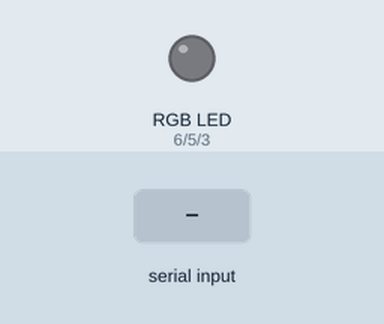
Recording of a sketch running on a simulated Arduino Uno, built with avr-gcc and run on an emulated ATmega328P. Shown: an RGB LED mixed from three pins (HIGH = lit). Inputs (shaded band) come from the test bench. Dim RGB values are drawn brighter than linear.

Above: at 1.2 s.
1.3 s: "1" received over the second serial link
At 1.6 s:
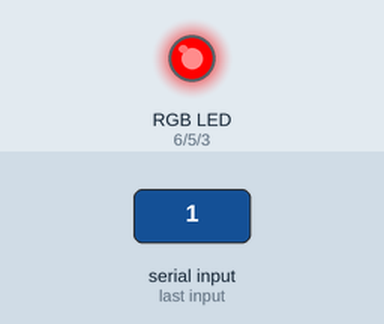
2.8 s: "2" received over the second serial link
At 4.0 s:
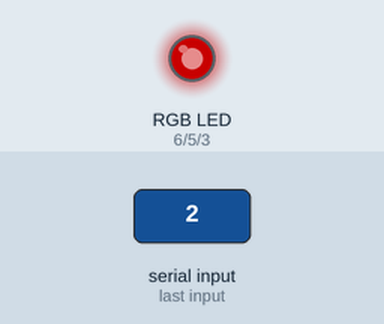
4.3 s: "1" received over the second serial link
At 5.1 s:
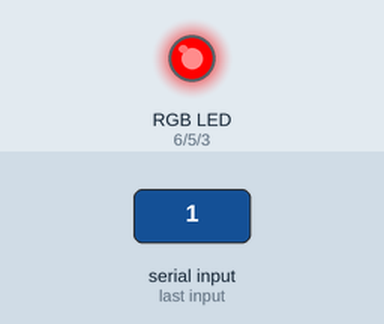
Timing chart, 0 to 7.3 s (numbered marks = the images above; inputs shaded):
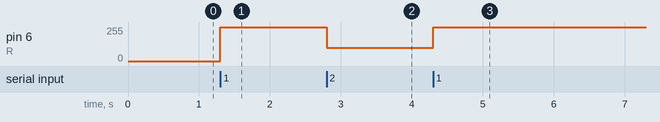

Measured:
- after the input at 1.3 s, pin 6 (R): 0/255 → 255/255 at once
- after the input at 2.8 s, pin 6 (R): 255/255 → 100/255 at once
- after the input at 4.3 s, pin 6 (R): 100/255 → 255/255 at once

The sketch:

RGB_Brightness_Control.ino
```cpp
#include <SoftwareSerial.h>

SoftwareSerial btS = SoftwareSerial(9, 10);

int R = 6;
int G = 5;
int B = 3;

void setup() {

  btS.begin(9600);

  pinMode(R, OUTPUT);
  pinMode(G, OUTPUT);
  pinMode(B, OUTPUT);
}

void loop() {

  if (btS.available() > 0) {

      int u = btS.read();

        if(u=='1'){
          analogWrite(R,255);
        }
        else if(u=='2'){
         analogWrite(R,100);
        }
        if(u=='3'){
          analogWrite(R,0);
        }


  }
}
```
